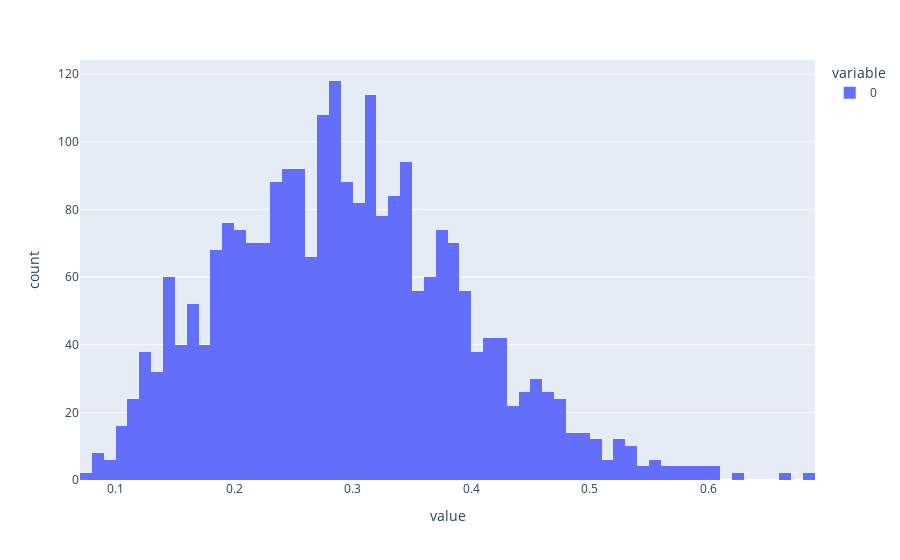

This figure's notebook cell:
### Markdown cell above
Verteilung der erhaltenen Häufigkeiten

### Code cell
cosine_similarities_vector = cosine_similarities[
    ~np.eye(cosine_similarities.shape[0], dtype=bool)
].flatten()
px.histogram(cosine_similarities_vector)

### Figure 1 — Plotly figure (JSON) as saved in the notebook; plotly's stock layout.template omitted (floating-point values rounded to 4 significant figures; data arrays with more than 128 entries replaced by an {"elided": "..."} marker saying what was removed)
{"data": [{"alignmentgroup": "True", "bingroup": "x", "hovertemplate": "variable=0<br>value=%{x}<br>count=%{y}<extra></extra>", "legendgroup": "0", "marker": {"color": "#636efa", "pattern": {"shape": ""}}, "name": "0", "offsetgroup": "0", "orientation": "v", "showlegend": true, "type": "histogram", "x": {"elided": "2450 float values"}, "xaxis": "x", "yaxis": "y"}], "layout": {"barmode": "relative", "legend": {"title": {"text": "variable"}, "tracegroupgap": 0}, "margin": {"t": 60}, "xaxis": {"anchor": "y", "domain": [0, 1], "title": {"text": "value"}}, "yaxis": {"anchor": "x", "domain": [0, 1], "title": {"text": "count"}}}}
